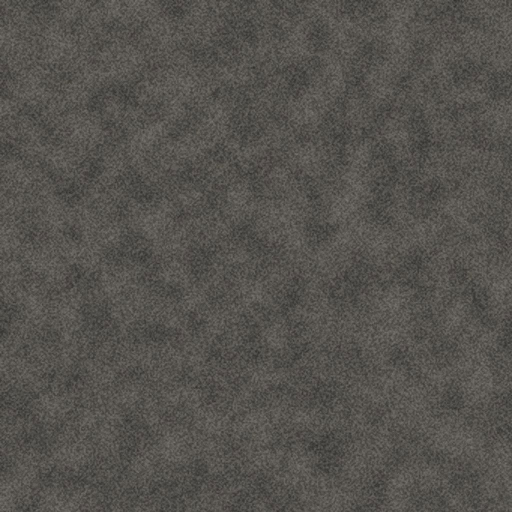
#> input picture toasteria-tour-3d/source/blender/tex/carpet.jpg, 1024 x 1024 px (shown at 1/2 size)
$ python -i photos.py   (imports and definitions only)
#> lines starting #> are read from the running program, lines starting #| are printed output that depends on the picture
#> further down, picture is the input picture: PIL image 1024x1024 RGB; mean R, G, B 85.1, 82.6, 77.8
#!/usr/bin/env python3
"""Builds the demo photographs of the theme from src/photos.json.

    python3 tools/photos.py             every file
    python3 tools/photos.py hero.jpg    only the files named

To swap a picture, change its entry in src/photos.json and run this script for
that file. "photo" is the number of a CC0 photo from wordpress.org/photos, "page"
its page there and "source" the full size file. "focus" is the point of the
original, as x and y from 0 to 1 counted from the top left, that goes to the
middle of the crop. "zoom" 1 is the widest crop that fits, 1.5 is one and a half
times closer. "quality" is optional (72 when missing). Write a new "alt" too.

The originals are kept in .photos-cache/<photo>.jpg and are downloaded when
missing. Needs Pillow and NumPy.
"""
import io
import json
import sys
import urllib.request
from pathlib import Path

import numpy as np
from PIL import Image, ImageCms, ImageFilter, ImageOps

ROOT = Path(__file__).resolve().parent.parent
LIST = ROOT / 'src' / 'photos.json'
CACHE = ROOT / '.photos-cache'
OUT = ROOT / 'theme' / 'dimora' / 'assets' / 'images'

QUALITY = 72
PAPER = (0xF5, 0xF2, 0xEC)
GRAPHITE = (0x3A, 0x37, 0x33)


# [26 lines left out: functions original, crop, not called in this run]


def sketch(picture):
    """The same picture as a pencil drawing: graphite lines on paper, no colour."""
    grey = picture.convert('L').filter(ImageFilter.GaussianBlur(picture.width / 1600))
    blurred = ImageOps.invert(grey).filter(ImageFilter.GaussianBlur(picture.width / 400))
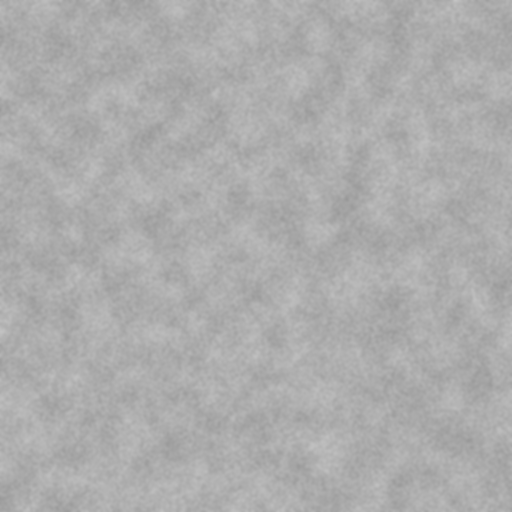
#> blurred: PIL image 1024x1024 L (shown at 1/2 size); min 152, max 196, mean 172.4
    base = np.asarray(grey, dtype=np.float32)
    # colour dodge: flat areas turn white, edges stay
    dodge = np.minimum(base / (256 - np.asarray(blurred, dtype=np.float32)), 1)
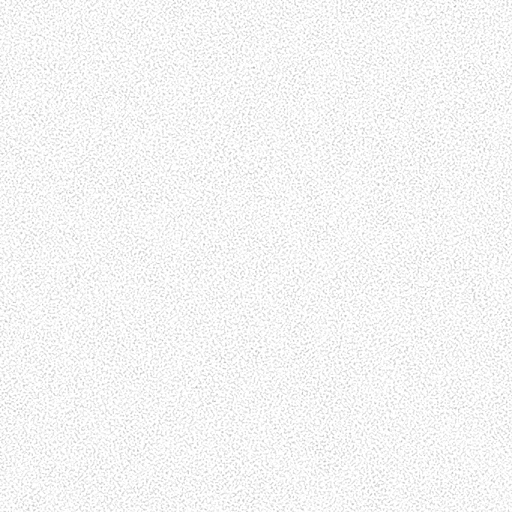
#> dodge: shape (1024, 1024) float32 (shown at 1/2 size); min 0.671, max 1, mean 0.961
    # more contrast: walls go to paper, the lines get darker
    lines = np.clip((dodge - 0.62) / 0.36, 0, 1) ** 1.6
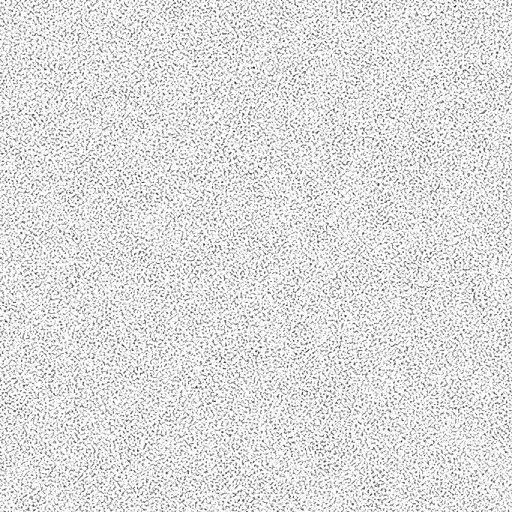
#> lines: shape (1024, 1024) float32 (shown at 1/2 size); min 0.0442, max 1, mean 0.882
    paper = np.array(PAPER, dtype=np.float32)
    graphite = np.array(GRAPHITE, dtype=np.float32)
    drawing = graphite + (paper - graphite) * lines[..., None]
    return Image.fromarray(drawing.round().astype(np.uint8))


# [27 lines left out: functions save, main, not called in this run]


# [2 lines not run here, left out]

>>> from PIL import Image
>>> picture = Image.open('../toasteria-tour-3d/source/blender/tex/carpet.jpg')
>>> result = sketch(picture)
